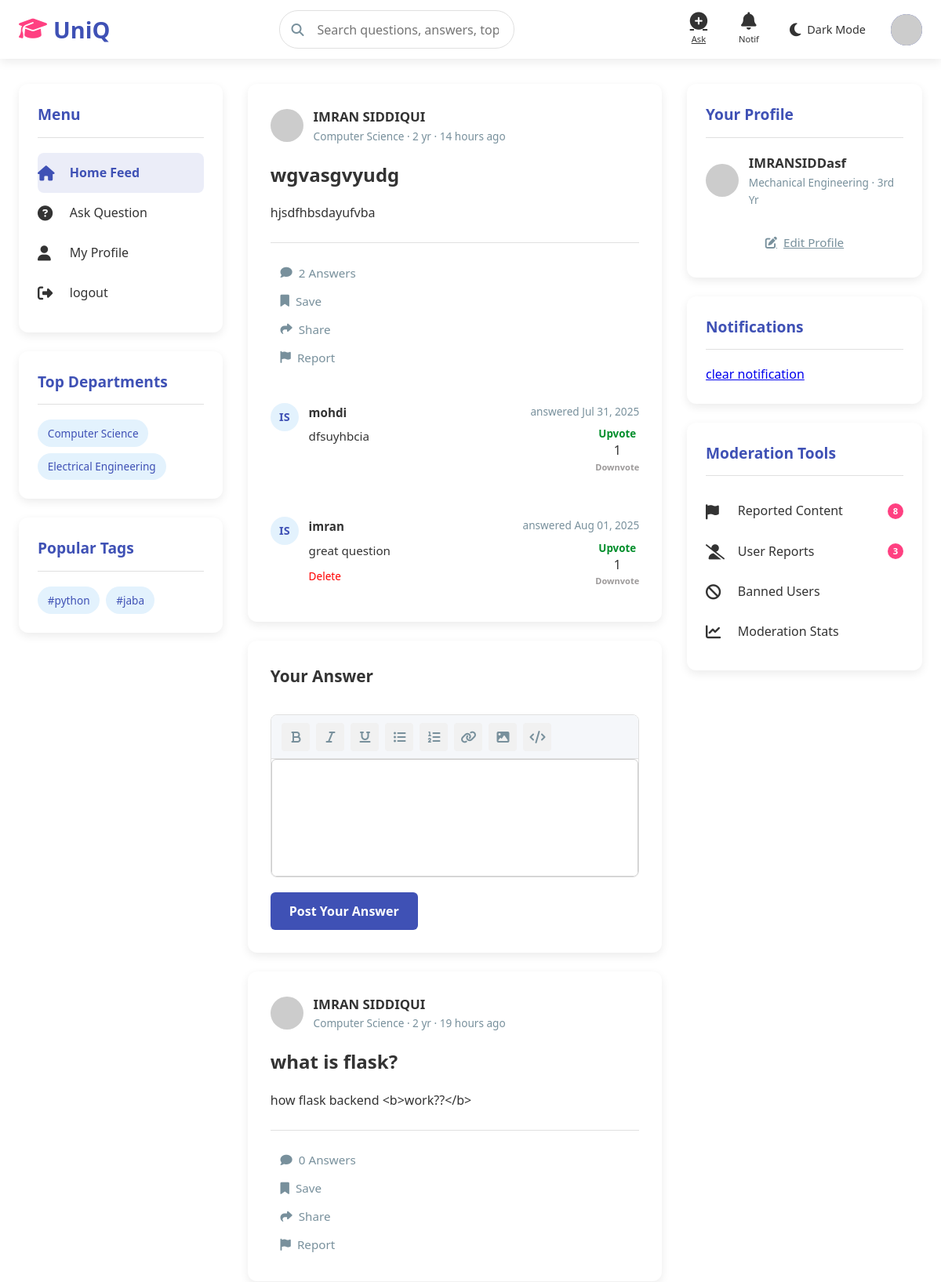
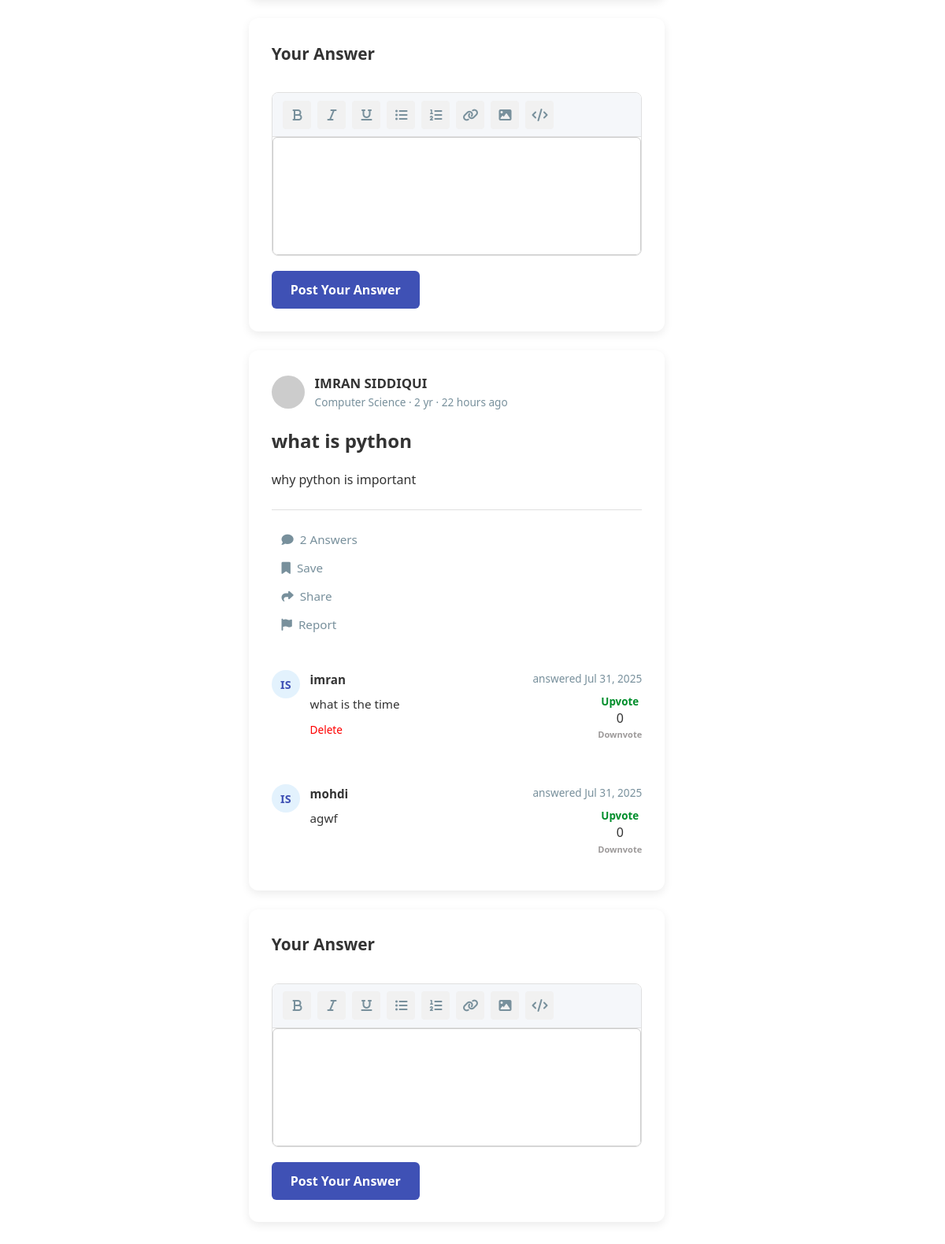
The page /index (signed in) on the database its author committed (2 pictures, top to bottom).
### app.py (models this page shows)
class Question(db.Model):
    id = db.Column(db.Integer, primary_key=True)
    title = db.Column(db.String(200), nullable=False)
    description = db.Column(db.Text, nullable=False)
    tags = db.Column(db.String(200), nullable=True)
    user_id = db.Column(db.Integer, db.ForeignKey('user.id'), nullable=False)
    created_at = db.Column(db.DateTime, default=datetime.utcnow)
    department = db.Column(db.String(50), nullable=True)
    subject = db.Column(db.String(50), nullable=True)
    image = db.Column(db.String(200), nullable=True)
    answers = db.relationship('Answer', backref='question', lazy=True)

class User(db.Model):
    id = db.Column(db.Integer, primary_key=True)#use
    first_name=db.Column(db.String(90),unique=False, nullable=False)
    last_name=db.Column(db.String(90),unique=False, nullable=False)
    full_name=db.Column(db.String(90),unique=True, nullable=True)#use
    username = db.Column(db.String(80), unique=True, nullable=False)#use
    email = db.Column(db.String(120), unique=True, nullable=False)#use
    c_id = db.Column(db.String(200), nullable=False)#use
    password = db.Column(db.String(200), nullable=False)#use
    role = db.Column(db.String(20), default='student')#use
    department = db.Column(db.String(50), nullable=True)#use
    year = db.Column(db.String(90), nullable=True)#use
    questions = db.relationship('Question', backref='author', lazy=True)
    bio = db.Column(db.Text, nullable=True)#use
    interest= db.Column(db.String(200), nullable=True)
    skiils=db.Column(db.String(200), nullable=True)
    location=db.Column(db.String(200), nullable=True)
    created_at = db.Column(db.DateTime, default=datetime.utcnow)
    questions = db.relationship('Question', backref='author', lazy=True)
    answers = db.relationship('Answer', backref='author', lazy=True)
    image = db.Column(db.String(300), nullable=True)
    otp=db.Column(db.Integer)#use
    achievement=db.Column(db.String(200), nullable=True)
    course=db.Column(db.String(200), nullable=True)
    voted_on = db.relationship(
        'Answer',
        secondary=votes_association,
        back_populates='voters'
    )

class Answer(db.Model):
    id = db.Column(db.Integer, primary_key=True)
    content = db.Column(db.Text, nullable=False)
    user_id = db.Column(db.Integer, db.ForeignKey('user.id'), nullable=False)
    question_id = db.Column(db.Integer, db.ForeignKey('question.id'), nullable=False)
    created_at = db.Column(db.DateTime, default=datetime.utcnow)
    voters = db.relationship(
        'User',
        secondary=votes_association,
        back_populates='voted_on'
    )
    @property
    def score(self):
        total_upvotes = db.session.query(votes_association).filter_by(answer_id=self.id, vote_type='upvote').count()
        total_downvotes = db.session.query(votes_association).filter_by(answer_id=self.id, vote_type='downvote').count()
        return total_upvotes - total_downvotes

### app.py (the view)
@app.route('/index')
def index():
    if 'user' in session:
        question = Question.query.order_by(desc(Question.created_at)).all()
        x = session.get('user_id')
        user=User.query.get(x)
        notifications = Notification.query.filter_by(recipient_id=user.id).order_by(desc(Notification.created_at)).all()
        question_list = Question.query.order_by(desc(Question.created_at)).all()
        all_tags = []
        for q in question_list:
            if q.tags:
                tags = [tag.strip() for tag in q.tags.split(',') if tag.strip()]
                all_tags.extend(tags)
        tag_counter = Counter(all_tags)
        top_tags = [tag for tag, count in tag_counter.most_common(10)]
        departments = db.session.query(Question.department).distinct().all()
        department_tags = [dept[0] for dept in departments if dept[0]]
        return render_template('index.html',user=user,questions=question,top_tags=top_tags,
                               department_tags=department_tags,
                               notifications=notifications)
    else:
        flash('You need to login first', 'warning')
        return redirect(url_for('home'))

### app.py (called while the page is built)
@app.template_filter('time_ago')
def time_ago(date):
    now = datetime.utcnow()
    diff = now - date
    periods = [
        ('year', 60*60*24*365),
        ('month', 60*60*24*30),
        ('day', 60*60*24),
        ('hour', 60*60),
        ('minute', 60),
        ('second', 1)
    ]
    for period, seconds in periods:
        value = diff.total_seconds() / seconds
        if value >= 1:
            value = int(value)
            return f"{value} {period}{'s' if value != 1 else ''} ago"
    return "just now"

### templates/index.html (shortened to what this page needs)
<!DOCTYPE html>
<html lang="en">
<head>
    <link rel="stylesheet" href="https://cdnjs.cloudflare.com/ajax/libs/font-awesome/6.4.0/css/all.min.css">
    <link rel="stylesheet" href="{{url_for ('static',filename='css/styles.css')}}">
</head>
<body>
    <header>
        <div class="header-container">
            <a href="{{ url_for('index') }}" class="logo">
                <i class="fas fa-graduation-cap"></i>
                <span>UniQ</span>
            </a>
<form method="GET" action="{{ url_for('search') }}">
    <div class="search-container">
        <i class="fas fa-search search-icon"></i>
        <input type="text" class="search-bar" name="query" placeholder="Search questions, answers, topics...">
    </div>
</form>
            <div class="nav-icons">
                <a href="{{url_for('ask')}}" class="nav-icon" id="ask-btn">
                    <i class="fas fa-plus-circle"></i>
                    <span>Ask</span>
                </a>
                <div class="nav-icon" id="notifications-btn">
                    <i class="fas fa-bell"></i>
                    <span>Notif</span>
                </div>
                <div class="theme-toggle" id="theme-toggle">
                    <i class="fas fa-moon toggle-icon" id="theme-icon"></i>
                    <span class="toggle-text">Dark Mode</span>
                </div>
                <a href="{{url_for('profile')}}" class="user-avatar" id="profile-btn">
                    {% if user.image %}
  <img src="{{ url_for('static', filename='uploads/' + user.image) }}" alt="Avatar">
{% else %}
  <img src="https://api.dicebear.com/6.x/avataaars/svg?seed={{ user.username }}" alt="Default Avatar">
{% endif %}
                </a>
            </div>
        </div>
    </header>
    <div class="main-container">
        <div class="sidebar">
            <div class="sidebar-card">
                <h3 class="sidebar-title">Menu</h3>
                <a href="{{ url_for('index') }}" class="menu-item active-menu">
                    <i class="fas fa-home"></i>
                    <span>Home Feed</span>
                </a>
                <a href="{{url_for('ask')}}" class="menu-item">
                    <i class="fas fa-question-circle"></i>
                    <span>Ask Question</span>
                </a>
                <a href="{{url_for('profile')}}" class="menu-item">
                    <i class="fas fa-user"></i>
                    <span>My Profile</span>
                </a>
                    <a href="{{url_for('logout')}}" class="menu-item">
                    <i class="fas fa-sign-out-alt"></i>
                    <span>logout</span>
                    </a>
            </div>
            <div class="sidebar-card">
                <h3 class="sidebar-title">Top Departments</h3>
<div class="tag-list">
    {% for dept in department_tags %}
    <div class="tag">{{ dept }}</div>
    {% endfor %}
</div>
            </div>
            <div class="sidebar-card">
                <h3 class="sidebar-title">Popular Tags</h3>
<div class="tag-list">
    {% for tag in top_tags %}
    <div class="tag">#{{ tag }}</div>
    {% endfor %}
</div>
            </div>
        </div>
        <div class="main-content">
{% for question in questions %}
            <div class="content-card slide-in">
                <div class="card-header">
                    <div class="user-info">
                        {% if question.author.image %}
  <img src="{{ url_for('static', filename='uploads/' + question.author.image) }}" alt="Avatar">
{% else %}
  <img src="https://api.dicebear.com/6.x/avataaars/svg?seed={{ question.author.username }}" alt="Default Avatar">
{% endif %}
                        <div class="user-details">
                            <div class="user-name">{{ question.author.full_name }}</div>
                            <div class="user-meta">{{question.author.department}} · {{question.author.year}} yr · {{ question.created_at|time_ago }}</div>
                        </div>
                    </div>
                </div>
                <h2 class="question-title">{{ question.title }}</h2>
                <div class="question-content">
                    {{ question.description|truncate(200) }}
                </div>
                <div class="question-footer">
                    <div class="action-buttons">
                        <button class="action-button">
                            <i class="fas fa-comment"></i>
                            <span>{{question.answers|length}} Answers</span>
                        </button>
                        <button class="action-button">
                            <i class="fas fa-bookmark"></i>
                            <span>Save</span>
                        </button>
                        <button class="action-button">
                            <i class="fas fa-share"></i>
                            <span>Share</span>
                        </button>
                        <button class="action-button">
                            <i class="fas fa-flag"></i>
                            <span>Report</span>
                        </button>
                    </div>
                </div>
                 {% for answer in question.answers %}
                <div class="comments-section">
                    <div class="comment">
                        <div class="comment-avatar">{{ answer.author.first_name[0] }}{{ answer.author.last_name[0] }}</div>
                        <div class="comment-content">
                            <div class="comment-header">
                                <div class="comment-author">{{ answer.author.username }}</div>
                                <div class="comment-time">answered {{ answer.created_at.strftime('%b %d, %Y') }}
                                </div>
                            </div>
<div style="display: flex; flex-direction: column; align-items: center; float: right; margin-left: 10px;">
  <button
    class="upvote-btn"
    data-answer-id="{{ answer.id }}"
    onclick="handleVote('{{ answer.id }}', 'upvote')"
    style="border: none; background: none; color: rgb(0, 142, 43); cursor: pointer;">
<h4> Upvote</h4>
</button>
<span class="vote-score" id="score-{{ answer.id }}">{{ answer.score }}</span>
<button
    class="downvote-btn"
    data-answer-id="{{ answer.id }}"
    onclick="handleVote('{{ answer.id }}', 'downvote')"
    style="border: none; background: none; color: rgb(157, 154, 154); cursor: pointer;">
    <h5>Downvote</h5>
</button>
</div>
                            <div class="comment-text">
                              {{ answer.content }}
                            </div>
                            <div class="comment-actions">
                                {% if answer.author.id == user.id %}
                                <form method="POST" action="{{ url_for('delete_answer', answer_id=answer.id) }}" style="display: inline;">
                                <button type="submit" class="comment-action" style="border: none; background: none; color: red; cursor: pointer;">
                                         Delete
                                        </button>
                                            </form>
                                {% endif %}
                            </div>
                        </div>
                    </div>
                </div>
                {% endfor %}
            </div>
            <div class="content-card slide-in" style="animation-delay: 0.2s;">
                <h3 class="form-title">Your Answer</h3>
                <form class="answer-form"  method="POST" action="{{ url_for('answer', question_id=question.id) }}">
                        <div class="rich-text-editor">
                            <div class="editor-toolbar">
                                <button class="tool-button" title="Bold"><i class="fas fa-bold"></i></button>
                                <button class="tool-button" title="Italic"><i class="fas fa-italic"></i></button>
                                <button class="tool-button" title="Underline"><i class="fas fa-underline"></i></button>
                                <button class="tool-button" title="List"><i class="fas fa-list-ul"></i></button>
                                <button class="tool-button" title="Numbered List"><i class="fas fa-list-ol"></i></button>
                                <button class="tool-button" title="Link"><i class="fas fa-link"></i></button>
                                <button class="tool-button" title="Image"><i class="fas fa-image"></i></button>
                                <button class="tool-button" title="Code"><i class="fas fa-code"></i></button>
                            </div>
                            <div class="editor-content" id="editor" contenteditable="true"></div>
                        </div>
                    <button type="submit" class="submit-button">Post Your Answer</button>
                </form>
            </div>
             {% endfor %}
        </div>
        <div class="right-sidebar">
            <div class="sidebar-card">
                <h3 class="sidebar-title">Your Profile</h3>
                <div class="user-info" style="margin-bottom: 1.5rem;">
                    {% if user.image %}
  <img src="{{ url_for('static', filename='uploads/' + user.image) }}" alt="Avatar">
{% else %}
  <img src="https://api.dicebear.com/6.x/avataaars/svg?seed={{ user.username }}" alt="Default Avatar">
{% endif %}
                    <div class="user-details">
                        <div class="user-name">{{ user.full_name }}</div>
                        <div class="user-meta">{{user.department }} · {{user.year}} Yr</div>
                    </div>
                </div>
                <a href="edit-profile.html" class="action-button" style="width: 100%; justify-content: center;">
                    <i class="fas fa-edit"></i>
                    <span>Edit Profile</span>
                </a>
            </div>
            <div class="sidebar-card">
                <h3 class="sidebar-title">Notifications</h3>
<a href="{{url_for('clear_notification')}}">
         clear notification
         </a>
            </div>
            <div class="sidebar-card">
                <h3 class="sidebar-title">Moderation Tools</h3>
                <a href="#" class="menu-item">
                    <i class="fas fa-flag"></i>
                    <span>Reported Content</span>
                    <div class="notification-badge" style="position: static; margin-left: auto;">8</div>
                </a>
                <a href="#" class="menu-item">
                    <i class="fas fa-user-slash"></i>
                    <span>User Reports</span>
                    <div class="notification-badge" style="position: static; margin-left: auto;">3</div>
                </a>
                <a href="#" class="menu-item">
                    <i class="fas fa-ban"></i>
                    <span>Banned Users</span>
                </a>
                <a href="#" class="menu-item">
                    <i class="fas fa-chart-line"></i>
                    <span>Moderation Stats</span>
                </a>
            </div>
        </div>
    </div>
</body>
</html>

### rows shown on the page
Question: author.full_name "IMRAN SIDDIQUI", author.department "Computer Science", author.year "2", created_at "14 hours ago", title "wgvasgvyudg", description "hjsdfhbsdayufvba", answers|length "2"
Answer: author "I", author "S", author.username "mohdi", created_at "Jul 31, 2025", score "1", content "dfsuyhbcia"
Answer: author "I", author "S", author.username "imran", created_at "Aug 01, 2025", score "1", content "great question"
Question: author.full_name "IMRAN SIDDIQUI", author.department "Computer Science", author.year "2", created_at "19 hours ago", title "what is flask?", description "how flask backend <b>work??</b>", answers|length "0"
Question: author.full_name "IMRAN SIDDIQUI", author.department "Computer Science", author.year "2", created_at "22 hours ago", title "what is python", description "why python is important", answers|length "2"
Answer: author "I", author "S", author.username "imran", created_at "Jul 31, 2025", score "0", content "what is the time"
Answer: author "I", author "S", author.username "mohdi", created_at "Jul 31, 2025", score "0", content "agwf"
User: full_name "IMRANSIDDasf", department "Mechanical Engineering", year "3rd"

### other values the page prints
{{ dept }} "Computer Science" "Electrical Engineering"
{{ tag }} "python" "jaba"
